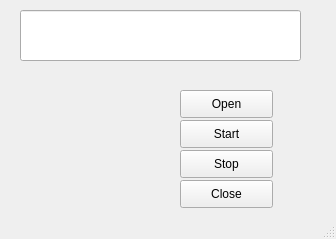
<?xml version="1.0" encoding="UTF-8"?>
<ui version="4.0">
 <class>MainWindow</class>
 <widget class="QMainWindow" name="MainWindow">
  <property name="geometry">
   <rect>
    <x>0</x>
    <y>0</y>
    <width>336</width>
    <height>239</height>
   </rect>
  </property>
  <property name="windowTitle">
   <string>MainWindow</string>
  </property>
  <widget class="QWidget" name="centralwidget">
   <widget class="QLineEdit" name="lineEdit">
    <property name="geometry">
     <rect>
      <x>20</x>
      <y>10</y>
      <width>281</width>
      <height>51</height>
     </rect>
    </property>
   </widget>
   <widget class="QPushButton" name="btnStart">
    <property name="geometry">
     <rect>
      <x>180</x>
      <y>120</y>
      <width>93</width>
      <height>28</height>
     </rect>
    </property>
    <property name="text">
     <string>Start</string>
    </property>
   </widget>
   <widget class="QPushButton" name="btnStop">
    <property name="geometry">
     <rect>
      <x>180</x>
      <y>150</y>
      <width>93</width>
      <height>28</height>
     </rect>
    </property>
    <property name="text">
     <string>Stop</string>
    </property>
   </widget>
   <widget class="QPushButton" name="btnOpen">
    <property name="geometry">
     <rect>
      <x>180</x>
      <y>90</y>
      <width>93</width>
      <height>28</height>
     </rect>
    </property>
    <property name="text">
     <string>Open</string>
    </property>
   </widget>
   <widget class="QPushButton" name="btnClose">
    <property name="geometry">
     <rect>
      <x>180</x>
      <y>180</y>
      <width>93</width>
      <height>28</height>
     </rect>
    </property>
    <property name="text">
     <string>Close</string>
    </property>
   </widget>
  </widget>
  <widget class="QStatusBar" name="statusbar"/>
 </widget>
 <resources/>
 <connections/>
</ui>
